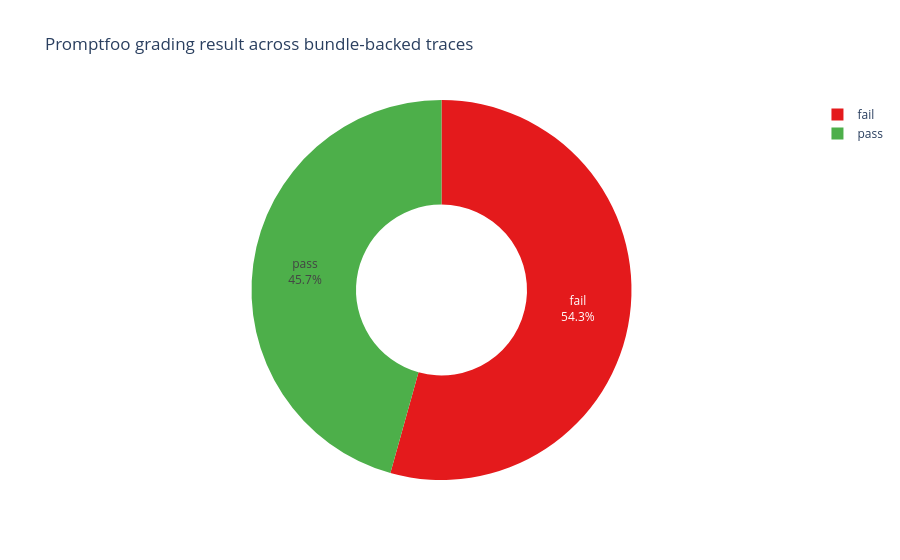
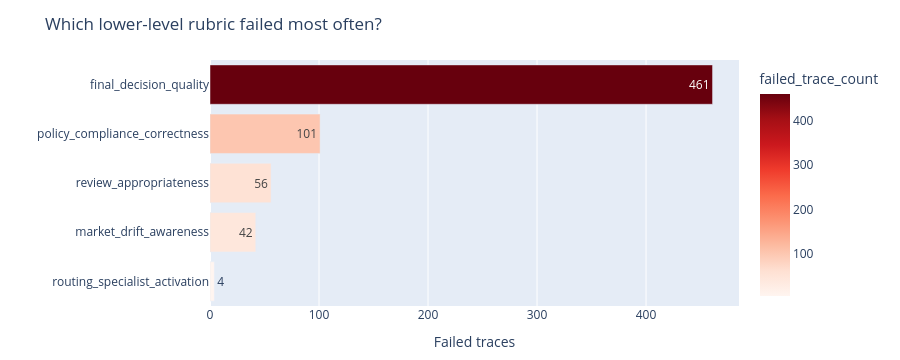

Notebook source saved alongside these figures, in order:
### Markdown cell above
## 3. Lower-Level Agent Evals with Promptfoo

A mature multi-agent system should not rely on final-answer inspection alone. Each launched agent usually needs its own evals: did this specialist use the right evidence, call the right tools, respect policy, hand off at the right time, and produce an output that the rest of the system can trust?

Promptfoo plays that role in this notebook. It represents the lower-level eval layer that would normally live beside the agents in a production workflow. In a live system, some of these checks might run online, some might run asynchronously, and some might be sampled for human review. The implementation detail matters less than the contract: every run should carry eval signals that say what looked correct, risky, or wrong at the agent and workflow level.

In this dataset, Promptfoo grades completed traces with questions that mirror the kinds of agent-level evals teams build for real systems:

- Did the final decision follow from the active issue?
- Did the system respect pricing, tariff, incentive, regional, and policy constraints?
- Did the orchestrator activate the specialists implied by the case?
- Did the run respond to dated market signals rather than acting as if the world were static?
- Was review or escalation proportionate to the risk?

These checks produce `eval_finding`. A failing lower-level eval is a local signal: one trace, one rubric, one symptom. The macro-eval sections later ask what those local signals become at population scale. Do they scatter randomly, or do they reveal repeated behavior patterns that point to a specific agent, handoff, tool, or business policy?

### Code cell
PROMPTFOO_RUBRICS = [
    ("final_decision_quality", "Final decision is supported by the active issues, terminal state, and agent outputs."),
    ("policy_compliance_correctness", "Policy, tariff, incentive, and regional compliance context is handled correctly."),
    ("routing_specialist_activation", "Specialist routing matches the issues present in the bundle."),
    ("market_drift_awareness", "Changing market conditions and dated environment signals are noticed."),
    ("review_appropriateness", "Review and escalation behavior is proportionate to the case risk."),
]
PROMPTFOO_ASSERTION_FALLBACK = {
    f"assertion_{idx}": metric for idx, (metric, _) in enumerate(PROMPTFOO_RUBRICS, start=1)
}


def clean_metric_name(value: Any) -> str | None:
    if value is None or (isinstance(value, float) and pd.isna(value)):
        return None
    text = str(value)
    return PROMPTFOO_ASSERTION_FALLBACK.get(text, text)


def clean_metric_list(values: Any) -> list[str]:
    if not isinstance(values, list):
        return []
    return [metric for item in values if (metric := clean_metric_name(item))]


def clean_metric_dict(values: Any) -> dict[str, Any]:
    if not isinstance(values, dict):
        return {}
    return {clean_metric_name(key) or str(key): value for key, value in values.items()}


def clean_promptfoo_labels(labels_df: pd.DataFrame) -> pd.DataFrame:
    if labels_df.empty:
        return labels_df
    cleaned = labels_df.copy()

    # Accept older draft label files that used metric/passed/score/reason columns.
    if "promptfoo_pass" not in cleaned.columns and "passed" in cleaned.columns:
        cleaned["promptfoo_pass"] = cleaned["passed"]
    if "promptfoo_failed_checks" not in cleaned.columns:
        if "metric" in cleaned.columns:
            cleaned["promptfoo_failed_checks"] = cleaned.apply(
                lambda row: [] if bool(row.get("promptfoo_pass", True)) else [row.get("metric")],
                axis=1,
            )
        else:
            cleaned["promptfoo_failed_checks"] = [[] for _ in range(len(cleaned))]
    if "promptfoo_score_mean" not in cleaned.columns and "score" in cleaned.columns:
        cleaned["promptfoo_score_mean"] = cleaned["score"]
    if "promptfoo_primary_finding" not in cleaned.columns:
        if "metric" in cleaned.columns:
            cleaned["promptfoo_primary_finding"] = cleaned.apply(
                lambda row: None if bool(row.get("promptfoo_pass", True)) else row.get("metric"),
                axis=1,
            )
        else:
            cleaned["promptfoo_primary_finding"] = None
    if "promptfoo_check_scores" not in cleaned.columns:
        cleaned["promptfoo_check_scores"] = cleaned.apply(
            lambda row: {row.get("metric", "unknown"): row.get("score")} if "score" in cleaned.columns else {},
            axis=1,
        )
    if "promptfoo_rationales" not in cleaned.columns:
        cleaned["promptfoo_rationales"] = cleaned.apply(
            lambda row: {row.get("metric", "unknown"): row.get("reason")} if "reason" in cleaned.columns else {},
            axis=1,
        )

    cleaned["promptfoo_pass"] = cleaned["promptfoo_pass"].astype("boolean")
    cleaned["promptfoo_primary_finding"] = cleaned["promptfoo_primary_finding"].apply(clean_metric_name)
    cleaned["promptfoo_failed_checks"] = cleaned["promptfoo_failed_checks"].apply(clean_metric_list)
    cleaned["promptfoo_check_scores"] = cleaned["promptfoo_check_scores"].apply(clean_metric_dict)
    cleaned["promptfoo_rationales"] = cleaned["promptfoo_rationales"].apply(clean_metric_dict)
    return cleaned


rubric_df = pd.DataFrame(PROMPTFOO_RUBRICS, columns=["rubric", "plain_english_question"])
display(rubric_df)

promptfoo_labels_df = clean_promptfoo_labels(load_promptfoo_label_rows(PROMPTFOO_LABELS_PATH))

if promptfoo_labels_df.empty:
    display(Markdown("No Promptfoo labels were found. The notebook will continue with deterministic review and runtime signals only."))
else:
    pass_counts_df = (
        promptfoo_labels_df["promptfoo_pass"]
        .map({True: "pass", False: "fail"})
        .fillna("unknown")
        .value_counts()
        .rename_axis("promptfoo_result")
        .reset_index(name="trace_count")
    )
    display(Markdown(f"Loaded `{len(promptfoo_labels_df):,}` Promptfoo label rows from `{display_path(PROMPTFOO_LABELS_PATH)}`."))
    display(pass_counts_df)

    fig = px.pie(
        pass_counts_df,
        names="promptfoo_result",
        values="trace_count",
        title="Promptfoo grading result across bundle-backed traces",
        color="promptfoo_result",
        color_discrete_map={"pass": "#4daf4a", "fail": "#e41a1c", "unknown": "#999999"},
        hole=0.45,
    )
    fig.update_traces(textposition="inside", textinfo="percent+label")
    fig.show()

    failed_metric_df = (
        promptfoo_labels_df.explode("promptfoo_failed_checks")
        .dropna(subset=["promptfoo_failed_checks"])
        .groupby("promptfoo_failed_checks", as_index=False)
        .size()
        .rename(columns={"promptfoo_failed_checks": "rubric", "size": "failed_trace_count"})
        .sort_values("failed_trace_count", ascending=False)
    )
    display(failed_metric_df)

    if not failed_metric_df.empty:
        fig = px.bar(
            failed_metric_df,
            x="failed_trace_count",
            y="rubric",
            orientation="h",
            title="Which lower-level rubric failed most often?",
            text="failed_trace_count",
            color="failed_trace_count",
            color_continuous_scale="Reds",
        )
        fig.update_layout(height=360, margin=dict(l=20, r=20, t=60, b=30))
        fig.update_yaxes(title="", categoryorder="total ascending")
        fig.update_xaxes(title="Failed traces")
        fig.show()

### Figure 1 — Plotly figure (JSON) as saved in the notebook; plotly's stock layout.template omitted (floating-point values rounded to 4 significant figures)
{"data": [{"customdata": [["fail"], ["pass"]], "domain": {"x": [0.0, 1.0], "y": [0.0, 1.0]}, "hole": 0.45, "hovertemplate": "promptfoo_result=%{customdata[0]}<br>trace_count=%{value}<extra></extra>", "labels": ["fail", "pass"], "legendgroup": "", "marker": {"colors": ["#e41a1c", "#4daf4a"]}, "name": "", "showlegend": true, "textinfo": "percent+label", "textposition": "inside", "type": "pie", "values": [539, 453]}], "layout": {"legend": {"tracegroupgap": 0}, "title": {"text": "Promptfoo grading result across bundle-backed traces"}}}

### Figure 2 — Plotly figure (JSON) as saved in the notebook; plotly's stock layout.template omitted (floating-point values rounded to 4 significant figures)
{"data": [{"hovertemplate": "failed_trace_count=%{marker.color}<br>rubric=%{y}<extra></extra>", "legendgroup": "", "marker": {"color": [461, 101, 56, 42, 4], "coloraxis": "coloraxis", "pattern": {"shape": ""}}, "name": "", "orientation": "h", "showlegend": false, "text": [461.0, 101.0, 56.0, 42.0, 4.0], "textposition": "auto", "type": "bar", "x": [461, 101, 56, 42, 4], "xaxis": "x", "y": ["final_decision_quality", "policy_compliance_correctness", "review_appropriateness", "market_drift_awareness", "routing_specialist_activation"], "yaxis": "y"}], "layout": {"barmode": "relative", "coloraxis": {"autocolorscale": false, "colorbar": {"title": {"text": "failed_trace_count"}}, "colorscale": [[0.0, "rgb(255,245,240)"], [0.125, "rgb(254,224,210)"], [0.25, "rgb(252,187,161)"], [0.375, "rgb(252,146,114)"], [0.5, "rgb(251,106,74)"], [0.625, "rgb(239,59,44)"], [0.75, "rgb(203,24,29)"], [0.875, "rgb(165,15,21)"], [1.0, "rgb(103,0,13)"]]}, "height": 360, "legend": {"tracegroupgap": 0}, "margin": {"b": 30, "l": 20, "r": 20, "t": 60}, "title": {"text": "Which lower-level rubric failed most often?"}, "xaxis": {"anchor": "y", "domain": [0.0, 1.0], "title": {"text": "Failed traces"}}, "yaxis": {"anchor": "x", "categoryorder": "total ascending", "domain": [0.0, 1.0], "title": {"text": ""}}}}
